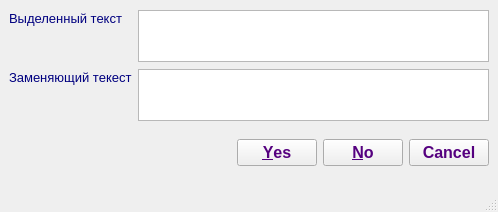
<?xml version="1.0" encoding="UTF-8"?>
<ui version="4.0">
 <class>Dialogue</class>
 <widget class="QMainWindow" name="Dialogue">
  <property name="geometry">
   <rect>
    <x>0</x>
    <y>0</y>
    <width>498</width>
    <height>212</height>
   </rect>
  </property>
  <property name="windowTitle">
   <string>Замена выделенного текста</string>
  </property>
  <widget class="QWidget" name="centralwidget">
   <layout class="QGridLayout" name="gridLayout">
    <item row="0" column="0">
     <layout class="QFormLayout" name="formLayout">
      <item row="0" column="0">
       <widget class="QLabel" name="label">
        <property name="sizePolicy">
         <sizepolicy hsizetype="Preferred" vsizetype="Fixed">
          <horstretch>0</horstretch>
          <verstretch>0</verstretch>
         </sizepolicy>
        </property>
        <property name="maximumSize">
         <size>
          <width>256</width>
          <height>17</height>
         </size>
        </property>
        <property name="palette">
         <palette>
          <active>
           <colorrole role="WindowText">
            <brush brushstyle="SolidPattern">
             <color alpha="255">
              <red>0</red>
              <green>0</green>
              <blue>127</blue>
             </color>
            </brush>
           </colorrole>
          </active>
          <inactive>
           <colorrole role="WindowText">
            <brush brushstyle="SolidPattern">
             <color alpha="255">
              <red>0</red>
              <green>0</green>
              <blue>127</blue>
             </color>
            </brush>
           </colorrole>
          </inactive>
          <disabled>
           <colorrole role="WindowText">
            <brush brushstyle="SolidPattern">
             <color alpha="255">
              <red>120</red>
              <green>120</green>
              <blue>120</blue>
             </color>
            </brush>
           </colorrole>
          </disabled>
         </palette>
        </property>
        <property name="font">
         <font>
          <pointsize>10</pointsize>
         </font>
        </property>
        <property name="text">
         <string>Выделенный текст</string>
        </property>
       </widget>
      </item>
      <item row="0" column="1">
       <widget class="QTextBrowser" name="txtBrowSource">
        <property name="sizePolicy">
         <sizepolicy hsizetype="Expanding" vsizetype="Preferred">
          <horstretch>0</horstretch>
          <verstretch>0</verstretch>
         </sizepolicy>
        </property>
        <property name="minimumSize">
         <size>
          <width>0</width>
          <height>52</height>
         </size>
        </property>
        <property name="maximumSize">
         <size>
          <width>1000000</width>
          <height>22</height>
         </size>
        </property>
        <property name="palette">
         <palette>
          <active>
           <colorrole role="WindowText">
            <brush brushstyle="SolidPattern">
             <color alpha="255">
              <red>0</red>
              <green>0</green>
              <blue>0</blue>
             </color>
            </brush>
           </colorrole>
           <colorrole role="Text">
            <brush brushstyle="SolidPattern">
             <color alpha="255">
              <red>0</red>
              <green>0</green>
              <blue>255</blue>
             </color>
            </brush>
           </colorrole>
          </active>
          <inactive>
           <colorrole role="WindowText">
            <brush brushstyle="SolidPattern">
             <color alpha="255">
              <red>0</red>
              <green>0</green>
              <blue>0</blue>
             </color>
            </brush>
           </colorrole>
           <colorrole role="Text">
            <brush brushstyle="SolidPattern">
             <color alpha="255">
              <red>0</red>
              <green>0</green>
              <blue>255</blue>
             </color>
            </brush>
           </colorrole>
          </inactive>
          <disabled>
           <colorrole role="WindowText">
            <brush brushstyle="SolidPattern">
             <color alpha="255">
              <red>120</red>
              <green>120</green>
              <blue>120</blue>
             </color>
            </brush>
           </colorrole>
           <colorrole role="Text">
            <brush brushstyle="SolidPattern">
             <color alpha="255">
              <red>120</red>
              <green>120</green>
              <blue>120</blue>
             </color>
            </brush>
           </colorrole>
          </disabled>
         </palette>
        </property>
        <property name="font">
         <font>
          <pointsize>12</pointsize>
         </font>
        </property>
       </widget>
      </item>
      <item row="1" column="0">
       <widget class="QLabel" name="label_2">
        <property name="sizePolicy">
         <sizepolicy hsizetype="Preferred" vsizetype="Fixed">
          <horstretch>0</horstretch>
          <verstretch>0</verstretch>
         </sizepolicy>
        </property>
        <property name="maximumSize">
         <size>
          <width>256</width>
          <height>17</height>
         </size>
        </property>
        <property name="palette">
         <palette>
          <active>
           <colorrole role="WindowText">
            <brush brushstyle="SolidPattern">
             <color alpha="255">
              <red>0</red>
              <green>0</green>
              <blue>127</blue>
             </color>
            </brush>
           </colorrole>
          </active>
          <inactive>
           <colorrole role="WindowText">
            <brush brushstyle="SolidPattern">
             <color alpha="255">
              <red>0</red>
              <green>0</green>
              <blue>127</blue>
             </color>
            </brush>
           </colorrole>
          </inactive>
          <disabled>
           <colorrole role="WindowText">
            <brush brushstyle="SolidPattern">
             <color alpha="255">
              <red>120</red>
              <green>120</green>
              <blue>120</blue>
             </color>
            </brush>
           </colorrole>
          </disabled>
         </palette>
        </property>
        <property name="font">
         <font>
          <pointsize>10</pointsize>
         </font>
        </property>
        <property name="text">
         <string>Заменяющий текест</string>
        </property>
       </widget>
      </item>
      <item row="1" column="1">
       <widget class="QTextBrowser" name="txtBrowReplace">
        <property name="sizePolicy">
         <sizepolicy hsizetype="Expanding" vsizetype="Expanding">
          <horstretch>0</horstretch>
          <verstretch>0</verstretch>
         </sizepolicy>
        </property>
        <property name="minimumSize">
         <size>
          <width>0</width>
          <height>52</height>
         </size>
        </property>
        <property name="maximumSize">
         <size>
          <width>1000000</width>
          <height>22</height>
         </size>
        </property>
        <property name="palette">
         <palette>
          <active>
           <colorrole role="WindowText">
            <brush brushstyle="SolidPattern">
             <color alpha="255">
              <red>0</red>
              <green>0</green>
              <blue>0</blue>
             </color>
            </brush>
           </colorrole>
           <colorrole role="Text">
            <brush brushstyle="SolidPattern">
             <color alpha="255">
              <red>0</red>
              <green>0</green>
              <blue>255</blue>
             </color>
            </brush>
           </colorrole>
          </active>
          <inactive>
           <colorrole role="WindowText">
            <brush brushstyle="SolidPattern">
             <color alpha="255">
              <red>0</red>
              <green>0</green>
              <blue>0</blue>
             </color>
            </brush>
           </colorrole>
           <colorrole role="Text">
            <brush brushstyle="SolidPattern">
             <color alpha="255">
              <red>0</red>
              <green>0</green>
              <blue>255</blue>
             </color>
            </brush>
           </colorrole>
          </inactive>
          <disabled>
           <colorrole role="WindowText">
            <brush brushstyle="SolidPattern">
             <color alpha="255">
              <red>120</red>
              <green>120</green>
              <blue>120</blue>
             </color>
            </brush>
           </colorrole>
           <colorrole role="Text">
            <brush brushstyle="SolidPattern">
             <color alpha="255">
              <red>120</red>
              <green>120</green>
              <blue>120</blue>
             </color>
            </brush>
           </colorrole>
          </disabled>
         </palette>
        </property>
        <property name="font">
         <font>
          <pointsize>12</pointsize>
         </font>
        </property>
       </widget>
      </item>
      <item row="2" column="0" colspan="2">
       <widget class="QDialogButtonBox" name="buttonBox">
        <property name="minimumSize">
         <size>
          <width>0</width>
          <height>50</height>
         </size>
        </property>
        <property name="maximumSize">
         <size>
          <width>16777215</width>
          <height>16777215</height>
         </size>
        </property>
        <property name="palette">
         <palette>
          <active>
           <colorrole role="ButtonText">
            <brush brushstyle="SolidPattern">
             <color alpha="255">
              <red>85</red>
              <green>0</green>
              <blue>127</blue>
             </color>
            </brush>
           </colorrole>
          </active>
          <inactive>
           <colorrole role="ButtonText">
            <brush brushstyle="SolidPattern">
             <color alpha="255">
              <red>85</red>
              <green>0</green>
              <blue>127</blue>
             </color>
            </brush>
           </colorrole>
          </inactive>
          <disabled>
           <colorrole role="ButtonText">
            <brush brushstyle="SolidPattern">
             <color alpha="255">
              <red>120</red>
              <green>120</green>
              <blue>120</blue>
             </color>
            </brush>
           </colorrole>
          </disabled>
         </palette>
        </property>
        <property name="font">
         <font>
          <pointsize>12</pointsize>
          <weight>75</weight>
          <bold>true</bold>
         </font>
        </property>
        <property name="toolTip">
         <string>&lt;html&gt;&lt;head/&gt;&lt;body&gt;&lt;p&gt;&lt;br/&gt;&lt;/p&gt;&lt;/body&gt;&lt;/html&gt;</string>
        </property>
        <property name="orientation">
         <enum>Qt::Horizontal</enum>
        </property>
        <property name="standardButtons">
         <set>QDialogButtonBox::Cancel|QDialogButtonBox::No|QDialogButtonBox::Yes</set>
        </property>
        <property name="centerButtons">
         <bool>false</bool>
        </property>
       </widget>
      </item>
     </layout>
    </item>
   </layout>
  </widget>
  <widget class="QStatusBar" name="statusbar"/>
 </widget>
 <tabstops>
  <tabstop>txtBrowSource</tabstop>
  <tabstop>txtBrowReplace</tabstop>
 </tabstops>
 <resources/>
 <connections/>
</ui>
